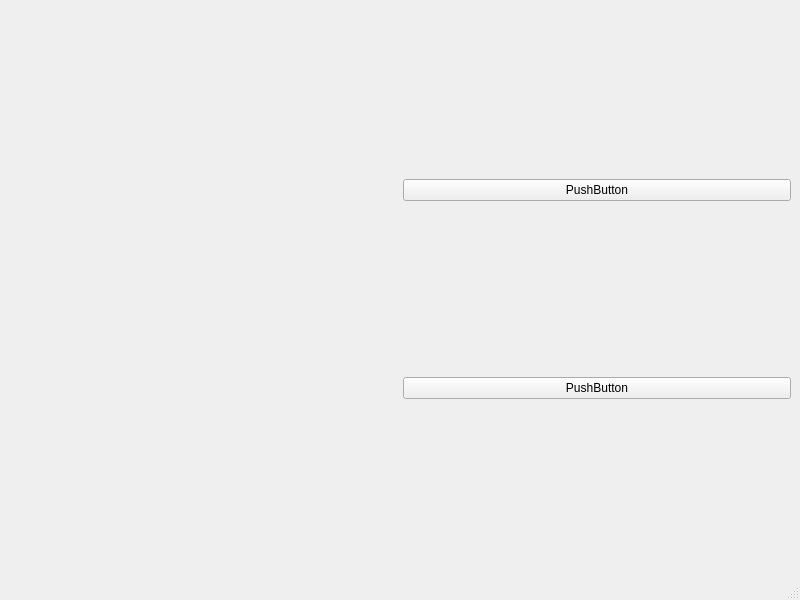
<?xml version="1.0" encoding="UTF-8"?>
<ui version="4.0">
 <class>MainWindow</class>
 <widget class="QMainWindow" name="MainWindow">
  <property name="geometry">
   <rect>
    <x>0</x>
    <y>0</y>
    <width>800</width>
    <height>600</height>
   </rect>
  </property>
  <property name="windowTitle">
   <string>MainWindow</string>
  </property>
  <widget class="QWidget" name="centralwidget">
   <layout class="QHBoxLayout" name="horizontalLayout">
    <item>
     <widget class="MinesFieldScrollableWidget" name="widget" native="true"/>
    </item>
    <item>
     <layout class="QVBoxLayout" name="verticalLayout">
      <item>
       <widget class="QPushButton" name="pushButton">
        <property name="text">
         <string>PushButton</string>
        </property>
       </widget>
      </item>
      <item>
       <widget class="QPushButton" name="pushButton_2">
        <property name="text">
         <string>PushButton</string>
        </property>
       </widget>
      </item>
     </layout>
    </item>
   </layout>
  </widget>
  <widget class="QMenuBar" name="menubar">
   <property name="geometry">
    <rect>
     <x>0</x>
     <y>0</y>
     <width>800</width>
     <height>19</height>
    </rect>
   </property>
  </widget>
  <widget class="QStatusBar" name="statusbar"/>
 </widget>
 <customwidgets>
  <customwidget>
   <class>MinesFieldScrollableWidget</class>
   <extends>QWidget</extends>
   <header>minesfieldscrollablewidget.h</header>
   <container>1</container>
  </customwidget>
 </customwidgets>
 <resources/>
 <connections/>
</ui>
